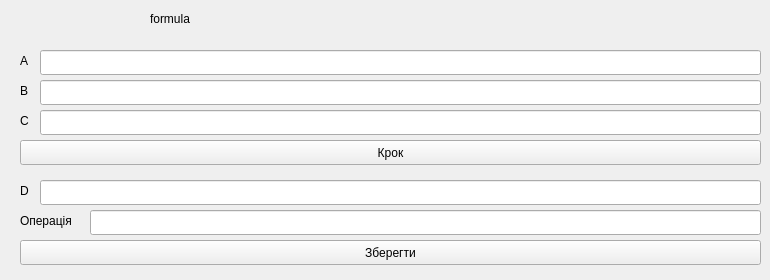
<?xml version="1.0" encoding="UTF-8"?>
<ui version="4.0">
 <class>Form</class>
 <widget class="QWidget" name="Form">
  <property name="geometry">
   <rect>
    <x>0</x>
    <y>0</y>
    <width>770</width>
    <height>280</height>
   </rect>
  </property>
  <property name="windowTitle">
   <string>Вікно 3</string>
  </property>
  <widget class="QLabel" name="label">
   <property name="geometry">
    <rect>
     <x>150</x>
     <y>10</y>
     <width>67</width>
     <height>17</height>
    </rect>
   </property>
   <property name="text">
    <string>formula</string>
   </property>
  </widget>
  <widget class="QLabel" name="label_5">
   <property name="geometry">
    <rect>
     <x>20</x>
     <y>50</y>
     <width>16</width>
     <height>21</height>
    </rect>
   </property>
   <property name="text">
    <string>A</string>
   </property>
  </widget>
  <widget class="QLabel" name="label_4">
   <property name="geometry">
    <rect>
     <x>20</x>
     <y>80</y>
     <width>16</width>
     <height>21</height>
    </rect>
   </property>
   <property name="text">
    <string>B</string>
   </property>
  </widget>
  <widget class="QLineEdit" name="lineEdit_5">
   <property name="geometry">
    <rect>
     <x>40</x>
     <y>110</y>
     <width>721</width>
     <height>25</height>
    </rect>
   </property>
  </widget>
  <widget class="QLineEdit" name="lineEdit_6">
   <property name="geometry">
    <rect>
     <x>40</x>
     <y>80</y>
     <width>721</width>
     <height>25</height>
    </rect>
   </property>
  </widget>
  <widget class="QLabel" name="label_6">
   <property name="geometry">
    <rect>
     <x>20</x>
     <y>110</y>
     <width>16</width>
     <height>21</height>
    </rect>
   </property>
   <property name="text">
    <string>C</string>
   </property>
  </widget>
  <widget class="QLineEdit" name="lineEdit_4">
   <property name="geometry">
    <rect>
     <x>40</x>
     <y>50</y>
     <width>721</width>
     <height>25</height>
    </rect>
   </property>
  </widget>
  <widget class="QPushButton" name="pushButton">
   <property name="geometry">
    <rect>
     <x>20</x>
     <y>140</y>
     <width>741</width>
     <height>25</height>
    </rect>
   </property>
   <property name="text">
    <string>Крок</string>
   </property>
  </widget>
  <widget class="QLabel" name="label_7">
   <property name="geometry">
    <rect>
     <x>20</x>
     <y>180</y>
     <width>16</width>
     <height>21</height>
    </rect>
   </property>
   <property name="text">
    <string>D</string>
   </property>
  </widget>
  <widget class="QLineEdit" name="lineEdit_7">
   <property name="geometry">
    <rect>
     <x>40</x>
     <y>180</y>
     <width>721</width>
     <height>25</height>
    </rect>
   </property>
  </widget>
  <widget class="QLabel" name="label_8">
   <property name="geometry">
    <rect>
     <x>20</x>
     <y>210</y>
     <width>71</width>
     <height>21</height>
    </rect>
   </property>
   <property name="text">
    <string>Операція</string>
   </property>
  </widget>
  <widget class="QLineEdit" name="lineEdit_8">
   <property name="geometry">
    <rect>
     <x>90</x>
     <y>210</y>
     <width>671</width>
     <height>25</height>
    </rect>
   </property>
  </widget>
  <widget class="QPushButton" name="pushButton_2">
   <property name="geometry">
    <rect>
     <x>20</x>
     <y>240</y>
     <width>741</width>
     <height>25</height>
    </rect>
   </property>
   <property name="text">
    <string>Зберегти</string>
   </property>
  </widget>
 </widget>
 <resources/>
 <connections/>
</ui>
